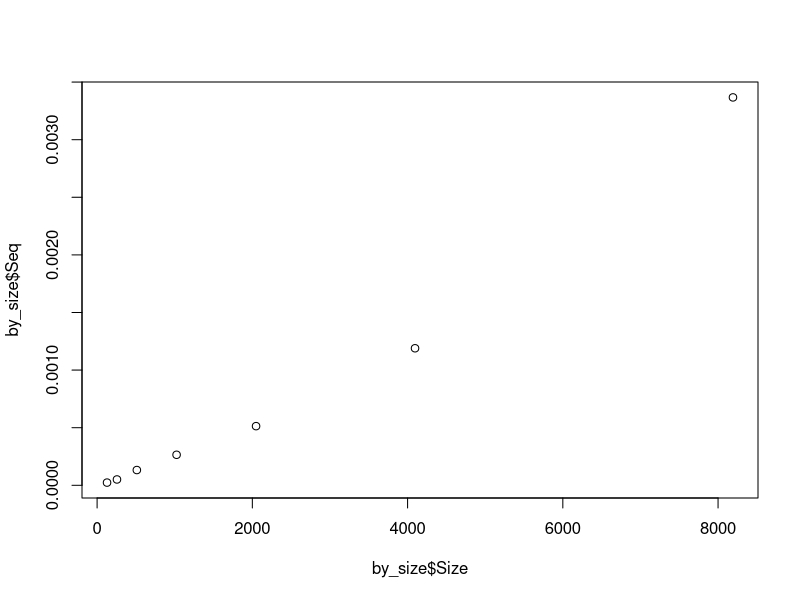

The R source for this figure:
## ---- chunk 1
df <- read.csv("data/data.csv",header=T)
df
## ---- chunk 2
library(dplyr)

#by_size <-df %>% group_by(Size)
by_size = aggregate(df[,2:4],list(Size = df$Size), mean)
by_size
## ---- chunk 3
plot(by_size$Size,by_size$Seq)
#plot(by_size)

